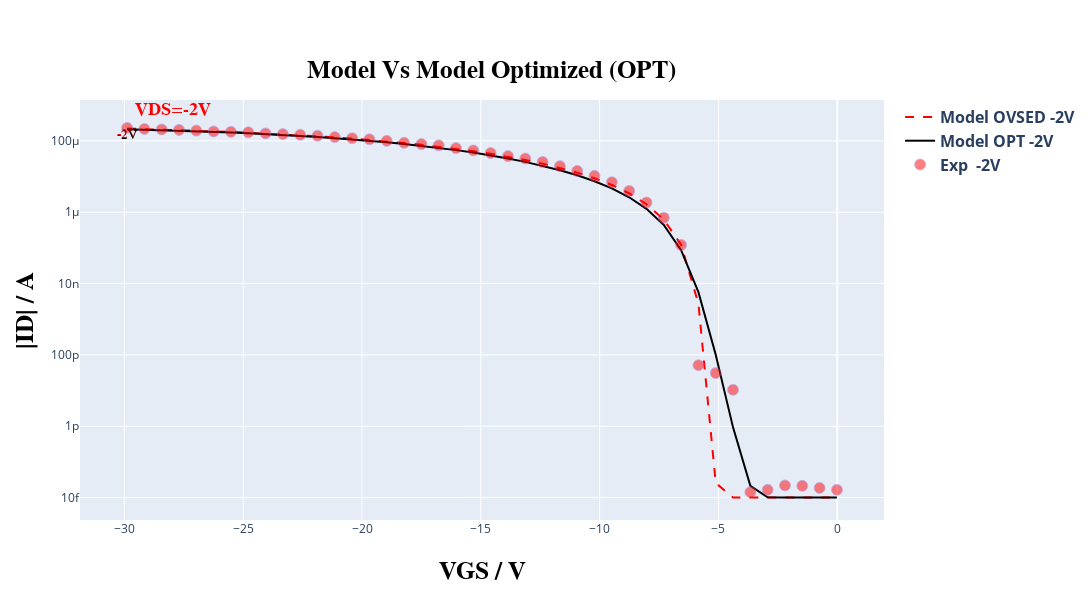
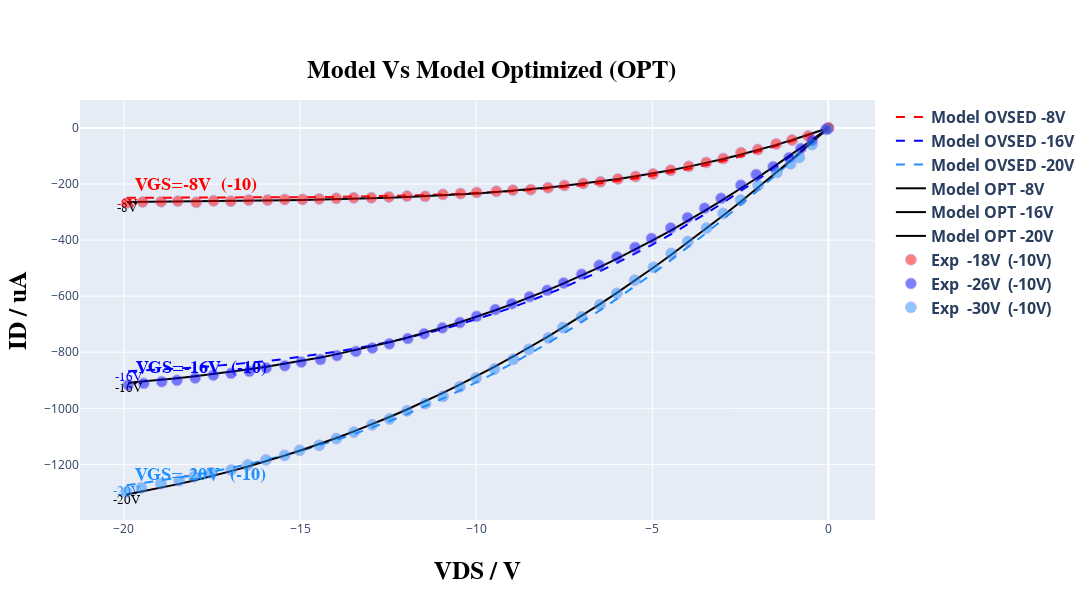

The notebook cell these images were saved under, in order:
### Markdown cell above
### **Comparing** ✅

---
This section aims to evaluate the model's performance relative to the initial data. Visual observation allows assessing whether the model significantly outperformed the initial coefficients.

In this section, simply execute the cells below; no explicit modifications are required.

---

### Code cell
# @title #### **Print grafics plots of model Optimizad and model data.** { run: "auto" }
# @markdown ### ***Choice the plot that you want to view:***
# @markdown ---
option = 'show both curves comp' # @param ["Show Transfer curve opt", "Show output curve opt", "show both curves opt", "Show Transfer curve comp", "Show output curve comp", "show both curves comp"]

model_opt = create_optimized_model(read, TFTModel, n_points, type_curve_plot, coeff_opt, input_voltage, Vv, load_idleak, width_t, count_transfer, tp_tst, settings['experimental_data_scale_transfer'], settings['current_typic'], resistance, current)

in_model_data_opt, in_exp_data_opt, out_model_data_opt, out_exp_data_opt, in_model_data_comp, in_exp_data_comp, out_model_data_comp, out_exp_data_comp = get_model_data(read, count_transfer, count_output, Vv, Id, model_opt, model, compare=True)

plot_curves(option, plot, list_tension, list_tension_shift, count_transfer, in_model_data_comp, out_model_data_comp, in_exp_data_comp, out_exp_data_comp, shift_list, settings['select_files'], settings['current_typic'], type_curve_plot, compare=True)

read.compute_relative_distance(Id, model_opt)
print('\n\n\n\n\n')

### Figure 1 — Plotly figure (JSON) as saved in the notebook; plotly's stock layout.template omitted (floating-point values rounded to 4 significant figures)
{"data": [{"line": {"color": "rgb(255, 0, 0)", "dash": "dash"}, "mode": "lines+text", "name": "<b>Model OVSED<b> <b>-2V<b>", "text": ["-2V"], "textfont": {"color": "rgb(255, 0, 0)", "family": "Times New Roman", "size": 13}, "textposition": "bottom center", "type": "scatter", "x": [-29.89, -29.16, -28.43, -27.7, -26.97, -26.24, -25.52, -24.79, -24.06, -23.33, -22.6, -21.87, -21.14, -20.42, -19.69, -18.96, -18.23, -17.5, -16.77, -16.04, -15.32, -14.59, -13.86, -13.13, -12.4, -11.67, -10.94, -10.21, -9.486, -8.758, -8.029, -7.3, -6.572, -5.843, -5.114, -4.386, -3.657, -2.929, -2.2, -1.471, -0.7426, -0.014], "y": [0.0002219, 0.0002155, 0.0002088, 0.0002018, 0.0001944, 0.0001867, 0.0001788, 0.0001705, 0.000162, 0.0001532, 0.0001441, 0.0001349, 0.0001255, 0.000116, 0.0001064, 9.682e-05, 8.732e-05, 7.796e-05, 6.883e-05, 6e-05, 5.155e-05, 4.357e-05, 3.612e-05, 2.928e-05, 2.311e-05, 1.764e-05, 1.293e-05, 8.986e-06, 5.81e-06, 3.387e-06, 1.679e-06, 6.237e-07, 1.226e-07, 2.735e-09, 2.557e-14, 1e-14, 1e-14, 1e-14, 1e-14, 1e-14, 1e-14, 1e-14]}, {"line": {"color": "black", "dash": "solid"}, "mode": "lines+text", "name": "<b>Model OPT<b> <b>-2V<b>", "text": ["-2V"], "textfont": {"color": "black", "family": "Times New Roman", "size": 13}, "textposition": "bottom center", "type": "scatter", "x": [-29.89, -29.16, -28.43, -27.7, -26.97, -26.24, -25.52, -24.79, -24.06, -23.33, -22.6, -21.87, -21.14, -20.42, -19.69, -18.96, -18.23, -17.5, -16.77, -16.04, -15.32, -14.59, -13.86, -13.13, -12.4, -11.67, -10.94, -10.21, -9.486, -8.758, -8.029, -7.3, -6.572, -5.843, -5.114, -4.386, -3.657, -2.929, -2.2, -1.471, -0.7426, -0.014], "y": [0.0002124, 0.0002063, 0.0002, 0.0001933, 0.0001863, 0.0001789, 0.0001712, 0.0001632, 0.0001549, 0.0001463, 0.0001375, 0.0001285, 0.0001192, 0.0001099, 0.0001005, 9.108e-05, 8.176e-05, 7.261e-05, 6.371e-05, 5.514e-05, 4.7e-05, 3.935e-05, 3.228e-05, 2.586e-05, 2.012e-05, 1.513e-05, 1.088e-05, 7.4e-06, 4.661e-06, 2.629e-06, 1.248e-06, 4.385e-07, 8.597e-08, 5.724e-09, 1.01e-10, 9.286e-13, 2.133e-14, 1.019e-14, 1e-14, 1e-14, 1e-14, 1e-14]}, {"marker": {"color": "rgb(255, 0, 0)", "line": {"color": "MediumPurple", "width": 0.8}, "opacity": 0.5, "size": 11}, "mode": "markers+text", "name": "<b>Exp <b> <b>-2V<b>", "text": ["<b>VDS<b>=-2V"], "textfont": {"color": "rgb(255, 0, 0)", "family": "Times New Roman", "size": 18}, "textposition": "top right", "type": "scatter", "x": [-29.89, -29.16, -28.43, -27.7, -26.97, -26.24, -25.52, -24.79, -24.06, -23.33, -22.6, -21.87, -21.14, -20.42, -19.69, -18.96, -18.23, -17.5, -16.77, -16.04, -15.32, -14.59, -13.86, -13.13, -12.4, -11.67, -10.94, -10.21, -9.486, -8.758, -8.029, -7.3, -6.572, -5.843, -5.114, -4.386, -3.657, -2.929, -2.2, -1.471, -0.7426, -0.014], "y": [0.0002321, 0.0002166, 0.0002097, 0.0002035, 0.0001948, 0.0001847, 0.0001794, 0.0001748, 0.0001626, 0.0001556, 0.0001483, 0.0001397, 0.0001282, 0.0001194, 0.000111, 0.0001003, 8.867e-05, 8.163e-05, 7.517e-05, 6.278e-05, 5.399e-05, 4.57e-05, 3.753e-05, 3.2e-05, 2.564e-05, 1.962e-05, 1.442e-05, 1.05e-05, 6.944e-06, 3.946e-06, 1.88e-06, 7.007e-07, 1.211e-07, 5.126e-11, 3.088e-11, 1.05e-11, 1.418e-14, 1.65e-14, 2.181e-14, 2.128e-14, 1.858e-14, 1.648e-14]}], "layout": {"height": 600, "legend": {"font": {"size": 16}}, "title": {"font": {"color": "black", "family": "Overpass", "size": 25}, "text": "<b>Model Vs Model Optimized (OPT)<b>", "x": 0.45, "y": 0.9}, "width": 1100, "xaxis": {"title": {"font": {"color": "black", "family": "Overpass", "size": 25}, "standoff": 25, "text": "<b>VGS / V<b>"}}, "yaxis": {"title": {"font": {"color": "black", "family": "Overpass", "size": 25}, "standoff": 10, "text": "<b>|ID| / A<b>"}, "type": "log"}}}

### Figure 2 — Plotly figure (JSON) as saved in the notebook; plotly's stock layout.template omitted (floating-point values rounded to 4 significant figures)
{"data": [{"line": {"color": "rgb(255, 0, 0)", "dash": "dash"}, "mode": "lines+text", "name": "<b>Model OVSED<b> <b>-8V<b>", "text": ["-8V"], "textfont": {"color": "rgb(255, 0, 0)", "family": "Times New Roman", "size": 13}, "textposition": "bottom center", "type": "scatter", "x": [-19.92, -19.47, -18.94, -18.47, -17.95, -17.46, -16.97, -16.46, -15.92, -15.44, -14.93, -14.46, -13.97, -13.47, -12.97, -12.48, -11.96, -11.45, -10.95, -10.44, -9.985, -9.425, -8.958, -8.45, -7.956, -7.494, -6.961, -6.468, -5.974, -5.472, -4.977, -4.475, -3.964, -3.465, -2.984, -2.478, -2.001, -1.48, -1.029, -0.573, 0.0005882, 0.0005882], "y": [-249.2, -249.2, -249.1, -249.0, -248.9, -248.8, -248.6, -248.3, -248.0, -247.6, -247.1, -246.5, -245.9, -245.0, -244.0, -242.8, -241.3, -239.5, -237.5, -235.0, -232.5, -228.9, -225.4, -221.0, -216.1, -210.9, -204.1, -196.9, -188.9, -179.7, -169.6, -158.3, -145.6, -131.9, -117.6, -101.1, -84.38, -64.63, -46.28, -26.54, -0.02815, -0.02815]}, {"line": {"color": "rgb(0, 0, 255)", "dash": "dash"}, "mode": "lines+text", "name": "<b>Model OVSED<b> <b>-16V<b>", "text": ["-16V"], "textfont": {"color": "rgb(0, 0, 255)", "family": "Times New Roman", "size": 13}, "textposition": "bottom center", "type": "scatter", "x": [-19.88, -19.44, -18.93, -18.49, -17.98, -17.46, -16.96, -16.44, -15.96, -15.43, -14.97, -14.42, -13.95, -13.41, -12.95, -12.46, -11.94, -11.48, -10.96, -10.46, -9.986, -9.456, -8.986, -8.483, -7.984, -7.515, -7.004, -6.505, -5.998, -5.487, -5.02, -4.475, -3.998, -3.513, -3.046, -2.485, -2.048, -1.567, -1.113, -0.78, -0.459, -0.069], "y": [-867.6, -865.0, -861.7, -858.4, -854.2, -849.3, -844.1, -838.0, -831.7, -824.1, -816.6, -806.9, -797.8, -786.2, -775.3, -762.9, -748.4, -734.5, -717.6, -700.2, -682.3, -660.9, -640.6, -617.5, -593.2, -568.9, -541.0, -512.2, -481.5, -448.9, -417.7, -379.6, -344.8, -308.0, -271.2, -225.3, -188.2, -146.2, -105.3, -74.49, -44.24, -6.72]}, {"line": {"color": "rgb(30, 144, 255)", "dash": "dash"}, "mode": "lines+text", "name": "<b>Model OVSED<b> <b>-20V<b>", "text": ["-20V"], "textfont": {"color": "rgb(30, 144, 255)", "family": "Times New Roman", "size": 13}, "textposition": "bottom center", "type": "scatter", "x": [-19.92, -19.51, -18.95, -18.43, -18.01, -17.52, -16.95, -16.48, -15.97, -15.44, -15.01, -14.46, -13.97, -13.47, -12.95, -12.46, -11.96, -11.44, -10.94, -10.46, -10.0, -9.482, -8.946, -8.506, -7.95, -7.536, -7.007, -6.486, -6.005, -5.496, -4.963, -4.461, -3.989, -3.457, -2.986, -2.489, -1.993, -1.46, -1.07, -0.823, -0.464, -0.019], "y": [-1275.0, -1268.0, -1258.0, -1247.0, -1238.0, -1227.0, -1213.0, -1200.0, -1184.0, -1167.0, -1153.0, -1132.0, -1113.0, -1092.0, -1069.0, -1045.0, -1021.0, -992.6, -964.7, -936.6, -908.1, -874.5, -838.3, -807.3, -766.5, -735.0, -693.2, -650.6, -609.9, -565.4, -517.3, -470.6, -425.5, -373.3, -325.8, -274.5, -222.1, -164.5, -121.5, -93.94, -53.33, -2.2]}, {"line": {"color": "black", "dash": "solid"}, "mode": "lines+text", "name": "<b>Model OPT<b> <b>-8V<b>", "text": ["-8V"], "textfont": {"color": "black", "family": "Times New Roman", "size": 13}, "textposition": "bottom center", "type": "scatter", "x": [-19.92, -19.47, -18.94, -18.47, -17.95, -17.46, -16.97, -16.46, -15.92, -15.44, -14.93, -14.46, -13.97, -13.47, -12.97, -12.48, -11.96, -11.45, -10.95, -10.44, -9.985, -9.425, -8.958, -8.45, -7.956, -7.494, -6.961, -6.468, -5.974, -5.472, -4.977, -4.475, -3.964, -3.465, -2.984, -2.478, -2.001, -1.48, -1.029, -0.573, 0.0005882, 0.0005882], "y": [-263.7, -263.4, -263.0, -262.6, -262.1, -261.5, -260.9, -260.1, -259.2, -258.3, -257.1, -255.9, -254.5, -252.8, -251.0, -248.8, -246.4, -243.5, -240.4, -236.9, -233.4, -228.5, -224.0, -218.5, -212.6, -206.5, -198.7, -190.8, -182.1, -172.4, -162.0, -150.6, -137.9, -124.5, -110.6, -94.81, -78.89, -60.27, -43.08, -24.66, -0.02613, -0.02613]}, {"line": {"color": "black", "dash": "solid"}, "mode": "lines+text", "name": "<b>Model OPT<b> <b>-16V<b>", "text": ["-16V"], "textfont": {"color": "black", "family": "Times New Roman", "size": 13}, "textposition": "bottom center", "type": "scatter", "x": [-19.88, -19.44, -18.93, -18.49, -17.98, -17.46, -16.96, -16.44, -15.96, -15.43, -14.97, -14.42, -13.95, -13.41, -12.95, -12.46, -11.94, -11.48, -10.96, -10.46, -9.986, -9.456, -8.986, -8.483, -7.984, -7.515, -7.004, -6.505, -5.998, -5.487, -5.02, -4.475, -3.998, -3.513, -3.046, -2.485, -2.048, -1.567, -1.113, -0.78, -0.459, -0.069], "y": [-908.8, -904.0, -898.1, -892.7, -885.7, -878.1, -870.0, -861.1, -852.0, -841.4, -831.3, -818.5, -806.8, -792.4, -779.0, -764.2, -747.2, -731.1, -712.1, -692.8, -673.3, -650.2, -628.7, -604.5, -579.3, -554.4, -526.1, -497.1, -466.3, -433.9, -403.2, -365.8, -331.8, -296.0, -260.4, -216.0, -180.3, -139.9, -100.7, -71.21, -42.28, -6.418]}, {"line": {"color": "black", "dash": "solid"}, "mode": "lines+text", "name": "<b>Model OPT<b> <b>-20V<b>", "text": ["-20V"], "textfont": {"color": "black", "family": "Times New Roman", "size": 13}, "textposition": "bottom center", "type": "scatter", "x": [-19.92, -19.51, -18.95, -18.43, -18.01, -17.52, -16.95, -16.48, -15.97, -15.44, -15.01, -14.46, -13.97, -13.47, -12.95, -12.46, -11.96, -11.44, -10.94, -10.46, -10.0, -9.482, -8.946, -8.506, -7.95, -7.536, -7.007, -6.486, -6.005, -5.496, -4.963, -4.461, -3.989, -3.457, -2.986, -2.489, -1.993, -1.46, -1.07, -0.823, -0.464, -0.019], "y": [-1308.0, -1298.0, -1284.0, -1270.0, -1257.0, -1243.0, -1224.0, -1208.0, -1189.0, -1169.0, -1151.0, -1128.0, -1106.0, -1082.0, -1057.0, -1031.0, -1004.0, -974.5, -945.1, -915.8, -886.5, -852.0, -815.2, -783.9, -743.0, -711.6, -670.2, -628.1, -588.1, -544.6, -497.7, -452.3, -408.5, -358.0, -312.3, -262.9, -212.6, -157.3, -116.1, -89.73, -50.92, -2.1]}, {"marker": {"color": "rgb(255, 0, 0)", "line": {"color": "MediumPurple", "width": 0.8}, "opacity": 0.5, "size": 11}, "mode": "markers+text", "name": "<b>Exp <b> <b>-18V<b> <b> (-10V)<b>", "text": ["<b>VGS<b>=-8V  (-10)"], "textfont": {"color": "rgb(255, 0, 0)", "family": "Times New Roman", "size": 18}, "textposition": "top right", "type": "scatter", "x": [-19.92, -19.47, -18.94, -18.47, -17.95, -17.46, -16.97, -16.46, -15.92, -15.44, -14.93, -14.46, -13.97, -13.47, -12.97, -12.48, -11.96, -11.45, -10.95, -10.44, -9.985, -9.425, -8.958, -8.45, -7.956, -7.494, -6.961, -6.468, -5.974, -5.472, -4.977, -4.475, -3.964, -3.465, -2.984, -2.478, -2.001, -1.48, -1.029, -0.573, 0.0005882, 0.0005882], "y": [-267.0, -264.0, -263.0, -261.0, -265.0, -260.0, -261.0, -257.0, -257.0, -255.0, -255.0, -253.0, -251.0, -249.0, -249.0, -246.0, -243.0, -244.0, -237.0, -234.0, -230.0, -226.0, -222.0, -220.0, -213.0, -205, -198.0, -192.0, -182.0, -173, -164.0, -151, -137.0, -123.0, -109.0, -88, -77.0, -57.0, -43, -29.0, 0.3043, 0.3043]}, {"marker": {"color": "rgb(0, 0, 255)", "line": {"color": "MediumPurple", "width": 0.8}, "opacity": 0.5, "size": 11}, "mode": "markers+text", "name": "<b>Exp <b> <b>-26V<b> <b> (-10V)<b>", "text": ["<b>VGS<b>=-16V  (-10)"], "textfont": {"color": "rgb(0, 0, 255)", "family": "Times New Roman", "size": 18}, "textposition": "top right", "type": "scatter", "x": [-19.88, -19.44, -18.93, -18.49, -17.98, -17.46, -16.96, -16.44, -15.96, -15.43, -14.97, -14.42, -13.95, -13.41, -12.95, -12.46, -11.94, -11.48, -10.96, -10.46, -9.986, -9.456, -8.986, -8.483, -7.984, -7.515, -7.004, -6.505, -5.998, -5.487, -5.02, -4.475, -3.998, -3.513, -3.046, -2.485, -2.048, -1.567, -1.113, -0.78, -0.459, -0.069], "y": [-917.0, -911.0, -905.0, -900.0, -892.0, -882.0, -875.0, -868.0, -856.0, -848.0, -835.0, -826, -812.0, -797.0, -785.0, -770.0, -751.0, -734.0, -713, -694, -672.0, -648.0, -627.0, -602, -579, -553.0, -522.0, -490.0, -460.0, -426.0, -394.0, -357, -320.0, -286, -251.0, -204, -166.0, -138.0, -106.0, -73, -44, -5.0]}, {"marker": {"color": "rgb(30, 144, 255)", "line": {"color": "MediumPurple", "width": 0.8}, "opacity": 0.5, "size": 11}, "mode": "markers+text", "name": "<b>Exp <b> <b>-30V<b> <b> (-10V)<b>", "text": ["<b>VGS<b>=-20V  (-10)"], "textfont": {"color": "rgb(30, 144, 255)", "family": "Times New Roman", "size": 18}, "textposition": "top right", "type": "scatter", "x": [-19.92, -19.51, -18.95, -18.43, -18.01, -17.52, -16.95, -16.48, -15.97, -15.44, -15.01, -14.46, -13.97, -13.47, -12.95, -12.46, -11.96, -11.44, -10.94, -10.46, -10.0, -9.482, -8.946, -8.506, -7.95, -7.536, -7.007, -6.486, -6.005, -5.496, -4.963, -4.461, -3.989, -3.457, -2.986, -2.489, -1.993, -1.46, -1.07, -0.823, -0.464, -0.019], "y": [-1299, -1284.0, -1269, -1258.0, -1244.0, -1230.0, -1220, -1202, -1184, -1168, -1150, -1132, -1108.0, -1085, -1059, -1038.0, -1009, -983.0, -957.0, -923.0, -892.0, -860.0, -825, -790.0, -749.0, -712, -674.0, -631.0, -590, -543.0, -497.0, -448.0, -405.0, -357, -305, -257.0, -204, -159.0, -128.0, -105.0, -59.0, -4.0]}], "layout": {"height": 600, "legend": {"font": {"size": 16}}, "title": {"font": {"color": "black", "family": "Overpass", "size": 25}, "text": "<b>Model Vs Model Optimized (OPT)<b>", "x": 0.45, "y": 0.9}, "width": 1100, "xaxis": {"title": {"font": {"color": "black", "family": "Overpass", "size": 25}, "standoff": 25, "text": "<b>VDS / V<b>"}}, "yaxis": {"title": {"font": {"color": "black", "family": "Overpass", "size": 25}, "standoff": 10, "text": "<b>ID / uA<b>"}, "type": "linear"}}}
